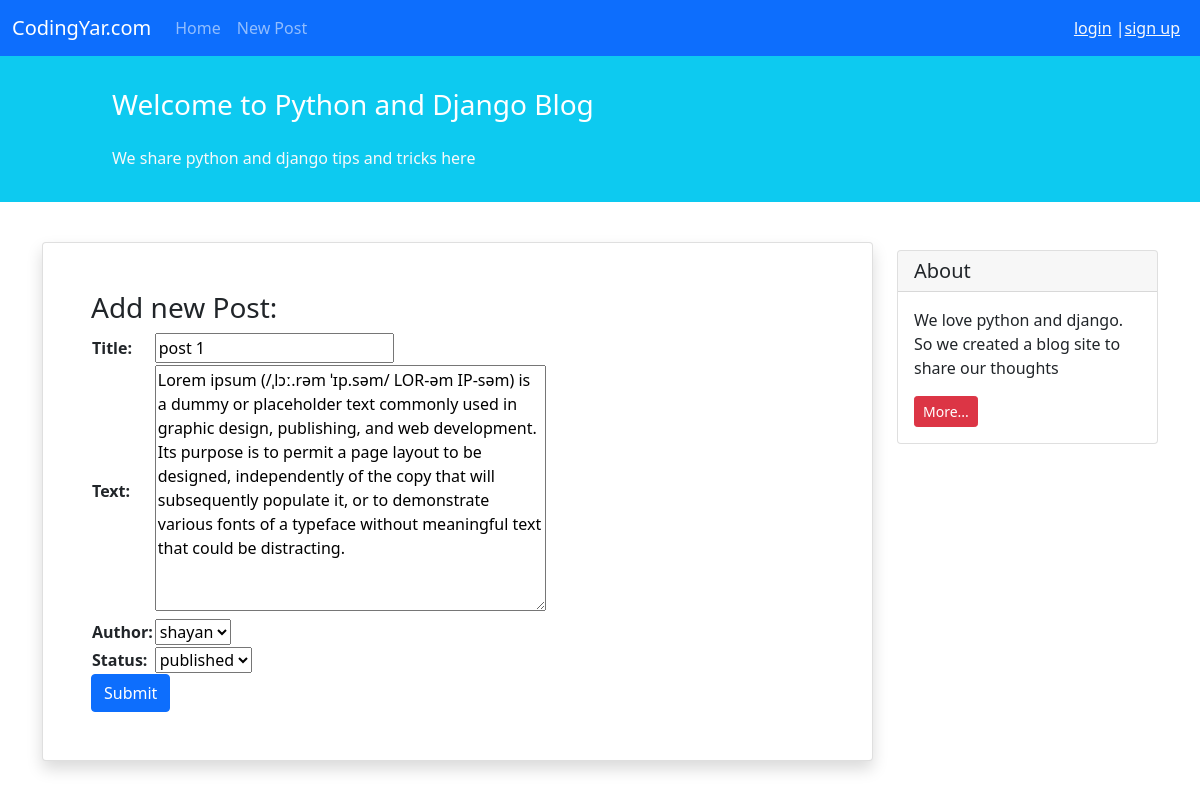
Screenshot of /blog/1/update/ with the database file from the repository.
### blog/models.py (models this page shows, shortened)
class Post(models.Model):
    STATUS_CHOICES=(
    ('pub','published'),
    ('drf','draft'),
    )
    title = models.CharField(max_length=100)
    text = models.TextField()
    author = models.ForeignKey('auth.User', on_delete=models.CASCADE)
    datetime_created = models.DateTimeField(auto_now_add=True)
    datetime_modified= models.DateTimeField(auto_now=True)
    status = models.CharField(choices=STATUS_CHOICES, default='draft', max_length=10)

### blog/views.py (the view)
# urls.py: path('<int:pk>/update/', views.PostUpdateView.as_view(), name='post_update'),
class PostUpdateView(generic.UpdateView):
    model = Post
    form_class = PostForm
    template_name = 'blog/add_post.html'

### blog/forms.py
class PostForm(ModelForm):
    class Meta:
        model = Post
        fields = ['title', 'text','author','status']

### blog/templatetags/nav_active.py (called while the page is built)
@register.simple_tag(takes_context=True)
def active(context, url_name):
    try:
        if context["request"].resolver_match.url_name == url_name:
            return "active"
    except Exception:
        return ""
    return ""

### blog/templates/blog/add_post.html (shortened to what this page needs)
{% extends '_base.html' %}
{% block content %}
    <div class="container mt-4">
        <div class="row">
            <div class="col-9">
                <div class="card shadow my-3 p-5">
                    <h3>Add new Post:</h3>
                    <form method="POST">
                        <table>
                                                    {{ form.as_table }}
                        </table>
                        <button type="submit" class="btn btn-primary">Submit</button>
                    </form>
                </div>
            </div>
            <div class="col-3">
                <div class="card my-4">
                    <h5 class="card-header">About</h5>
                    <div class="card-body">
                        <p class="card-text">We love python and django. So we created a blog site to share our
                            thoughts</p>
                        <a href="#"
                           class="btn btn-sm btn-danger">
                            More...
                        </a>
                    </div>
                </div>
            </div>
        </div>
    </div>
{% endblock content %}

### rows the page displays
Post: title "post 1", text "Lorem ipsum (/ˌlɔː.rəm ˈɪp.səm/ LOR-əm IP-səm) is a dummy or placeholder text commonly used in graphic design, publishing, and web development. Its purpose is to permit a page layout to be designed, independently of the copy that will subsequently populate it, or to demonstrate various fonts of a typeface without meaningful text that could be distracting.", author "shayan", status "published"
